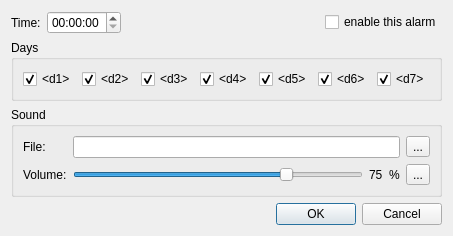
<?xml version="1.0" encoding="UTF-8"?>
<ui version="4.0">
 <class>alarm_plugin::EditAlarmDialog</class>
 <widget class="QDialog" name="alarm_plugin::EditAlarmDialog">
  <property name="geometry">
   <rect>
    <x>0</x>
    <y>0</y>
    <width>449</width>
    <height>233</height>
   </rect>
  </property>
  <property name="windowTitle">
   <string>Alarm Settings</string>
  </property>
  <layout class="QGridLayout" name="dialog_layout">
   <property name="sizeConstraint">
    <enum>QLayout::SetFixedSize</enum>
   </property>
   <item row="0" column="0">
    <widget class="QLabel" name="time_label">
     <property name="text">
      <string>Time:</string>
     </property>
    </widget>
   </item>
   <item row="0" column="1">
    <widget class="QTimeEdit" name="time_edit"/>
   </item>
   <item row="0" column="2">
    <spacer name="horizontalSpacer">
     <property name="orientation">
      <enum>Qt::Horizontal</enum>
     </property>
     <property name="sizeHint" stdset="0">
      <size>
       <width>190</width>
       <height>20</height>
      </size>
     </property>
    </spacer>
   </item>
   <item row="0" column="3">
    <widget class="QCheckBox" name="is_enabled_checkbox">
     <property name="text">
      <string>enable this alarm</string>
     </property>
    </widget>
   </item>
   <item row="1" column="0" colspan="4">
    <widget class="QGroupBox" name="days_group">
     <property name="title">
      <string>Days</string>
     </property>
     <layout class="QHBoxLayout" name="days_layout">
      <item>
       <widget class="QCheckBox" name="day_1">
        <property name="text">
         <string notr="true">&lt;d1&gt;</string>
        </property>
        <property name="checked">
         <bool>true</bool>
        </property>
       </widget>
      </item>
      <item>
       <widget class="QCheckBox" name="day_2">
        <property name="text">
         <string notr="true">&lt;d2&gt;</string>
        </property>
        <property name="checked">
         <bool>true</bool>
        </property>
       </widget>
      </item>
      <item>
       <widget class="QCheckBox" name="day_3">
        <property name="text">
         <string notr="true">&lt;d3&gt;</string>
        </property>
        <property name="checked">
         <bool>true</bool>
        </property>
       </widget>
      </item>
      <item>
       <widget class="QCheckBox" name="day_4">
        <property name="text">
         <string notr="true">&lt;d4&gt;</string>
        </property>
        <property name="checked">
         <bool>true</bool>
        </property>
       </widget>
      </item>
      <item>
       <widget class="QCheckBox" name="day_5">
        <property name="text">
         <string notr="true">&lt;d5&gt;</string>
        </property>
        <property name="checked">
         <bool>true</bool>
        </property>
       </widget>
      </item>
      <item>
       <widget class="QCheckBox" name="day_6">
        <property name="text">
         <string notr="true">&lt;d6&gt;</string>
        </property>
        <property name="checked">
         <bool>true</bool>
        </property>
       </widget>
      </item>
      <item>
       <widget class="QCheckBox" name="day_7">
        <property name="text">
         <string notr="true">&lt;d7&gt;</string>
        </property>
        <property name="checked">
         <bool>true</bool>
        </property>
       </widget>
      </item>
     </layout>
    </widget>
   </item>
   <item row="2" column="0" colspan="4">
    <widget class="QGroupBox" name="sound_group">
     <property name="title">
      <string>Sound</string>
     </property>
     <layout class="QGridLayout" name="sound_layout">
      <item row="0" column="0">
       <widget class="QLabel" name="file_label">
        <property name="text">
         <string>File:</string>
        </property>
       </widget>
      </item>
      <item row="0" column="1" colspan="3">
       <widget class="QLineEdit" name="filepath_edit"/>
      </item>
      <item row="0" column="4">
       <widget class="QToolButton" name="browse_btn">
        <property name="text">
         <string notr="true">...</string>
        </property>
        <property name="icon">
         <iconset resource="../alarm.qrc">
          <normaloff>:/alarm/browse.svg.p</normaloff>:/alarm/browse.svg.p</iconset>
        </property>
       </widget>
      </item>
      <item row="1" column="0">
       <widget class="QLabel" name="volume_label">
        <property name="text">
         <string>Volume:</string>
        </property>
       </widget>
      </item>
      <item row="1" column="1">
       <widget class="QSlider" name="volume_slider">
        <property name="maximum">
         <number>100</number>
        </property>
        <property name="value">
         <number>75</number>
        </property>
        <property name="orientation">
         <enum>Qt::Horizontal</enum>
        </property>
       </widget>
      </item>
      <item row="1" column="2">
       <widget class="QLabel" name="volume_value">
        <property name="text">
         <string notr="true">75</string>
        </property>
       </widget>
      </item>
      <item row="1" column="3">
       <widget class="QLabel" name="percent_label">
        <property name="text">
         <string notr="true">%</string>
        </property>
       </widget>
      </item>
      <item row="1" column="4">
       <widget class="QToolButton" name="preview_btn">
        <property name="text">
         <string notr="true">...</string>
        </property>
        <property name="icon">
         <iconset resource="../alarm.qrc">
          <normaloff>:/alarm/play.svg.p</normaloff>:/alarm/play.svg.p</iconset>
        </property>
       </widget>
      </item>
     </layout>
    </widget>
   </item>
   <item row="3" column="0" colspan="4">
    <widget class="QDialogButtonBox" name="buttonBox">
     <property name="orientation">
      <enum>Qt::Horizontal</enum>
     </property>
     <property name="standardButtons">
      <set>QDialogButtonBox::Cancel|QDialogButtonBox::Ok</set>
     </property>
    </widget>
   </item>
  </layout>
 </widget>
 <resources>
  <include location="../alarm.qrc"/>
 </resources>
 <connections>
  <connection>
   <sender>buttonBox</sender>
   <signal>accepted()</signal>
   <receiver>alarm_plugin::EditAlarmDialog</receiver>
   <slot>accept()</slot>
   <hints>
    <hint type="sourcelabel">
     <x>227</x>
     <y>223</y>
    </hint>
    <hint type="destinationlabel">
     <x>157</x>
     <y>241</y>
    </hint>
   </hints>
  </connection>
  <connection>
   <sender>buttonBox</sender>
   <signal>rejected()</signal>
   <receiver>alarm_plugin::EditAlarmDialog</receiver>
   <slot>reject()</slot>
   <hints>
    <hint type="sourcelabel">
     <x>295</x>
     <y>229</y>
    </hint>
    <hint type="destinationlabel">
     <x>286</x>
     <y>241</y>
    </hint>
   </hints>
  </connection>
  <connection>
   <sender>volume_slider</sender>
   <signal>valueChanged(int)</signal>
   <receiver>volume_value</receiver>
   <slot>setNum(int)</slot>
   <hints>
    <hint type="sourcelabel">
     <x>342</x>
     <y>182</y>
    </hint>
    <hint type="destinationlabel">
     <x>405</x>
     <y>181</y>
    </hint>
   </hints>
  </connection>
 </connections>
</ui>
